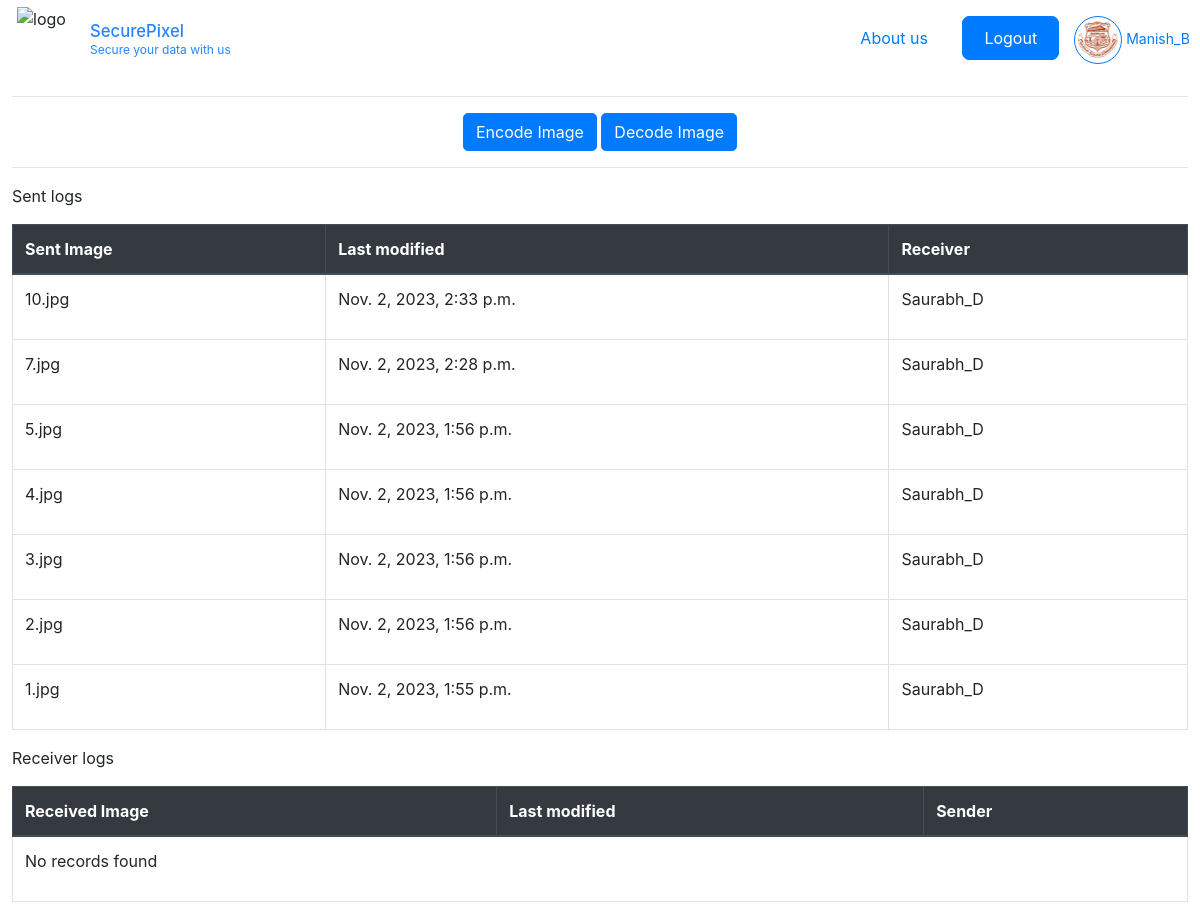
The app's page /landing/ (signed in), older data.
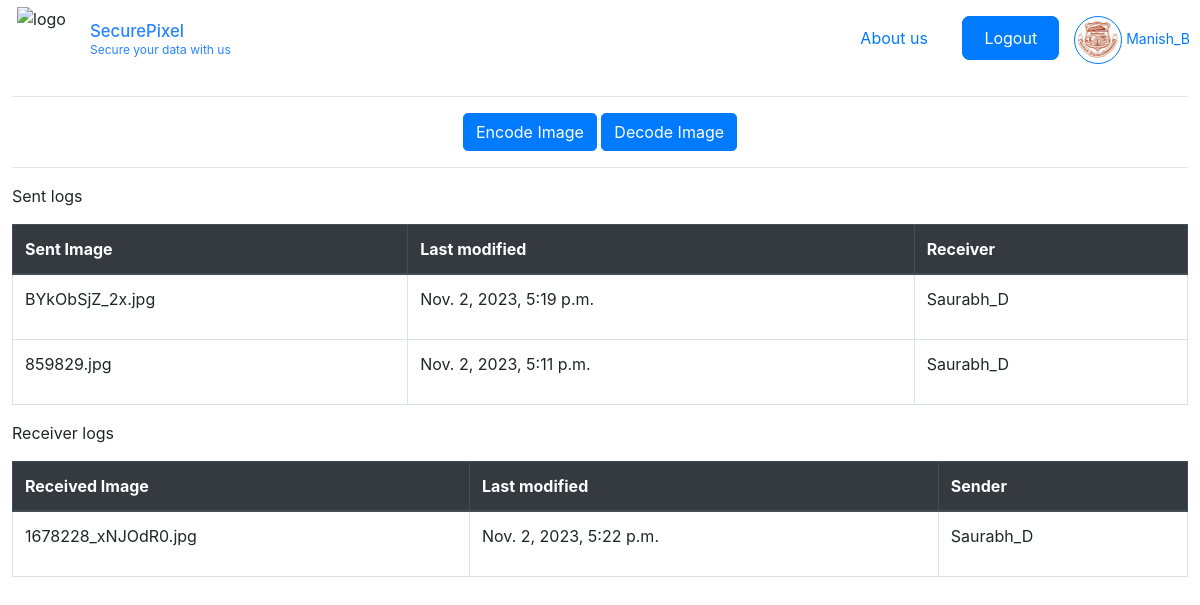
The same page, newer data.
### base/models.py (models this page shows, shortened)
class steganography(models.Model):
    sender = models.ForeignKey(User, on_delete=models.CASCADE, related_name='sent_steg')
    receiver = models.ForeignKey(User, on_delete=models.CASCADE, related_name='received_Steg')
    image = models.ImageField(upload_to='originalImages/')
    message = models.TextField()
    dest = models.CharField(max_length=128)
    created = models.DateTimeField(auto_now_add=True)
    updated = models.DateTimeField(auto_now=True)
    encoded_img = models.ImageField(null=True, blank=True, upload_to='stegoImages/')

### base/views.py (the view)
# urls.py: path('landing/', views.userLanding, name = 'landing')
def userLanding(request):
    user = request.user
    sent_records = steganography.objects.filter(sender=user).order_by('-created')
    records_found_s = any(request.user == record.sender for record in sent_records)
    receiver_records = steganography.objects.filter(receiver=user).order_by('-created')
    records_found_r = any(request.user == record.receiver for record in receiver_records)
    for record in sent_records:
        record.image_name = record.image.url.split("/")[-1]
    for record in receiver_records:
        record.image_name = record.image.url.split("/")[-1]
    return render(request, 'base/userLanding.html', {'sent_records': sent_records, 'receiver_records': receiver_records, 'records_found_r': records_found_r, 'records_found_s': records_found_s })

### base/templates/base/userLanding.html (shortened to what this page needs)
{% extends 'main.html' %} {% block content %}
<div style="margin:1%">
  <hr>
  <div class="text-center">
    <a href="{% url 'encode-img' %}" class="btn btn-primary rounded-lg">Encode Image</a>
    <a href="{% url 'decode-img' %}" class="btn btn-primary rounded-lg">Decode Image</a>
  </div>
  <hr>
  <p>Sent logs</p>
  <table class="table table-bordered">
    <thead class="thead-dark">
      <tr>
        <th>Sent Image</th>
        <th>Last modified</th>
        <th>Receiver</th>
      </tr>
    </thead>
    <tbody>
      {% for record in sent_records %}
        {% if request.user == record.sender %}
          <tr>
            <td>{{ record.image_name }}</td>
            <td>
              <p>{{ record.updated }}</p>
            </td>
            <td>
              <p>{{ record.receiver }}</p>
            </td>
          </tr>
        {% endif %}
      {% endfor %}
    </tbody>
  </table>
  <p>Receiver logs</p>
  <table class="table table-bordered">
    <thead class="thead-dark">
      <tr>
        <th>Received Image</th>
        <th>Last modified</th>
        <th>Sender</th>
      </tr>
    </thead>
    <tbody>
      {% for record in receiver_records %}
        {% if request.user == record.receiver %}
          <tr>
            <td>{{ record.image_name }}</td>
            <td>
              <p>{{ record.updated }}</p>
            </td>
            <td>
              <p>{{ record.sender }}</p>
            </td>
          </tr>
        {% endif %}
      {% endfor %}
      {% if not records_found_r %}
        <tr>
          <td colspan="3">
            <p>No records found</p>
          </td>
        </tr>
      {% endif %}
    </tbody>
  </table>
</div>
{% endblock content %}

Row changes from the older to the newer data that the page shows:
removed steganography: image_name "10.jpg", updated "Nov. 2, 2023, 2:33 p.m.", receiver "Saurabh_D", shown under "SecurePixel"
removed steganography: image_name "7.jpg", updated "Nov. 2, 2023, 2:28 p.m.", receiver "Saurabh_D", shown under "SecurePixel"
removed steganography: image_name "5.jpg", updated "Nov. 2, 2023, 1:56 p.m.", receiver "Saurabh_D", shown under "SecurePixel"
removed steganography: image_name "4.jpg", updated "Nov. 2, 2023, 1:56 p.m.", receiver "Saurabh_D", shown under "SecurePixel"
removed steganography: image_name "3.jpg", updated "Nov. 2, 2023, 1:56 p.m.", receiver "Saurabh_D", shown under "SecurePixel"
removed steganography: image_name "2.jpg", updated "Nov. 2, 2023, 1:56 p.m.", receiver "Saurabh_D", shown under "SecurePixel"
removed steganography: image_name "1.jpg", updated "Nov. 2, 2023, 1:55 p.m.", receiver "Saurabh_D", shown under "SecurePixel"
added steganography: image_name "BYkObSjZ_2x.jpg", updated "Nov. 2, 2023, 5:19 p.m.", receiver "Saurabh_D", shown under "SecurePixel"
added steganography: image_name "859829.jpg", updated "Nov. 2, 2023, 5:11 p.m.", receiver "Saurabh_D", shown under "SecurePixel"
added steganography: image_name "1678228_xNJOdR0.jpg", updated "Nov. 2, 2023, 5:22 p.m.", sender "Saurabh_D"
Text that changed along with them:
text no longer shown: "No records found"
